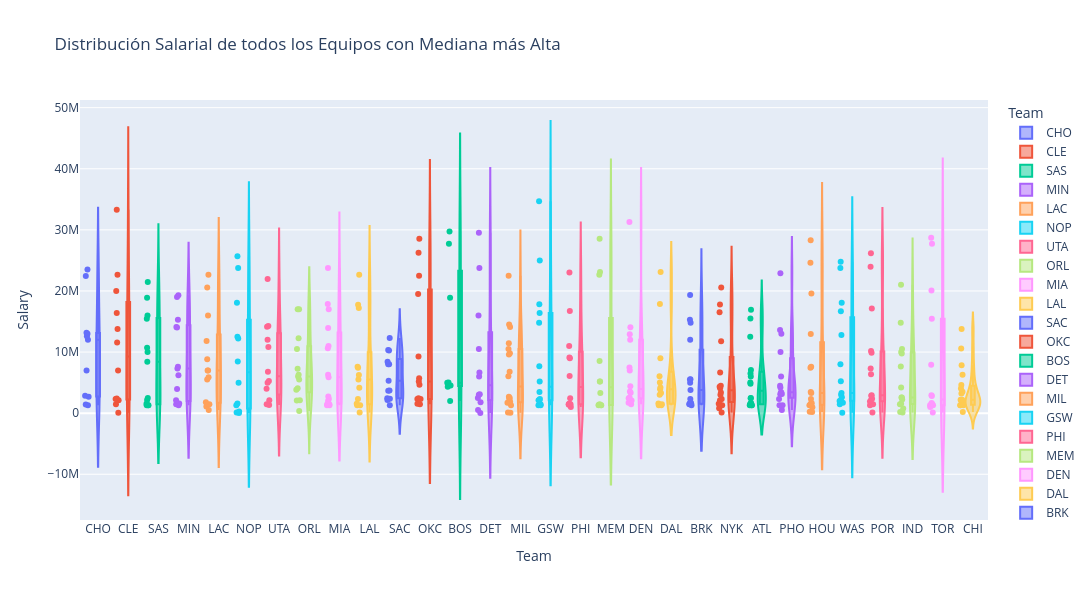

Here is the notebook cell this chart was saved with:
### Code cell
top_teams = df_clean.groupby('Team')['Salary'].median().sort_values(ascending=False).index
df_top_teams = df_clean[df_clean['Team'].isin(top_teams)]

fig_team = px.violin(df_top_teams, x='Team', y='Salary', color='Team',
                     box=True, # Dibuja el boxplot dentro del violín
                     points="all",
                     hover_data=['Player'],
                     category_orders={'Team': list(top_teams)}, # Ordenar por mediana
                     title='Distribución Salarial de todos los Equipos con Mediana más Alta')
fig_team.update_layout(width=2000, height=600)
fig_team.show()

### Figure 1 — Plotly figure (JSON) as saved in the notebook; plotly's stock layout.template omitted (floating-point values rounded to 4 significant figures)
{"data": [{"alignmentgroup": "True", "box": {"visible": true}, "customdata": [["Michael Kidd-Gilchrist"], ["Kemba Walker"], ["Nicolas Batum"], ["Marvin Williams"], ["Frank Kaminsky"], ["Dwight Howard"], ["Willy Hernangomez"], ["Cody Zeller"], ["Jeremy Lamb"], ["Michael Carter-Williams"], ["Treveon Graham"]], "hovertemplate": "Team=%{x}<br>Salary=%{y}<br>Player=%{customdata[0]}<extra></extra>", "legendgroup": "CHO", "marker": {"color": "#636efa"}, "name": "CHO", "offsetgroup": "CHO", "orientation": "v", "points": "all", "scalegroup": "True", "showlegend": true, "type": "violin", "x": ["CHO", "CHO", "CHO", "CHO", "CHO", "CHO", "CHO", "CHO", "CHO", "CHO", "CHO"], "x0": " ", "xaxis": "x", "y": [13000000.0, 12000000.0, 22430000.0, 13170000.0, 2848000.0, 23500000.0, 1436000.0, 12580000.0, 7000000.0, 2700000.0, 1313000.0], "y0": " ", "yaxis": "y"}, {"alignmentgroup": "True", "box": {"visible": true}, "customdata": [["Jordan Clarkson"], ["Tristan Thompson"], ["LeBron James"], ["Jeff Green"], ["Kyle Korver"], ["Larry Nance"], ["Kevin Love"], ["Rodney Hood"], ["George Hill"], ["Jose Calderon"], ["J.R. Smith"], ["Marcus Thornton"]], "hovertemplate": "Team=%{x}<br>Salary=%{y}<br>Player=%{customdata[0]}<extra></extra>", "legendgroup": "CLE", "marker": {"color": "#EF553B"}, "name": "CLE", "offsetgroup": "CLE", "orientation": "v", "points": "all", "scalegroup": "True", "showlegend": true, "type": "violin", "x": ["CLE", "CLE", "CLE", "CLE", "CLE", "CLE", "CLE", "CLE", "CLE", "CLE", "CLE", "CLE"], "x0": " ", "xaxis": "x", "y": [11560000.0, 16400000.0, 33290000.0, 2117000.0, 7000000.0, 1471000.0, 22640000.0, 2387000.0, 20000000.0, 2329000.0, 13760000.0, 46080.0], "y0": " ", "yaxis": "y"}, {"alignmentgroup": "True", "box": {"visible": true}, "customdata": [["Patty Mills"], ["Kawhi Leonard"], ["LaMarcus Aldridge"], ["Kyle Anderson"], ["Joffrey Lauvergne"], ["Manu Ginobili"], ["Danny Green"], ["Davis Bertans"], ["Pau Gasol"], ["Tony Parker"], ["Dejounte Murray"], ["Bryn Forbes"], ["Rudy Gay"]], "hovertemplate": "Team=%{x}<br>Salary=%{y}<br>Player=%{customdata[0]}<extra></extra>", "legendgroup": "SAS", "marker": {"color": "#00cc96"}, "name": "SAS", "offsetgroup": "SAS", "orientation": "v", "points": "all", "scalegroup": "True", "showlegend": true, "type": "violin", "x": ["SAS", "SAS", "SAS", "SAS", "SAS", "SAS", "SAS", "SAS", "SAS", "SAS", "SAS", "SAS", "SAS"], "x0": " ", "xaxis": "x", "y": [10710000.0, 18870000.0, 21460000.0, 2152000.0, 1524000.0, 2500000.0, 10000000.0, 1313000.0, 16000000.0, 15450000.0, 1313000.0, 1313000.0, 8406000.0], "y0": " ", "yaxis": "y"}, {"alignmentgroup": "True", "box": {"visible": true}, "customdata": [["Gorgui Dieng"], ["Andrew Wiggins"], ["Jamal Crawford"], ["Karl-Anthony Towns"], ["Jeff Teague"], ["Taj Gibson"], ["Shabazz Muhammad"], ["Jimmy Butler"], ["Aaron Brooks"], ["Nemanja Bjelica"], ["Cole Aldrich"], ["Tyus Jones"], ["Marcus Georges-Hunt"]], "hovertemplate": "Team=%{x}<br>Salary=%{y}<br>Player=%{customdata[0]}<extra></extra>", "legendgroup": "MIN", "marker": {"color": "#ab63fa"}, "name": "MIN", "offsetgroup": "MIN", "orientation": "v", "points": "all", "scalegroup": "True", "showlegend": true, "type": "violin", "x": ["MIN", "MIN", "MIN", "MIN", "MIN", "MIN", "MIN", "MIN", "MIN", "MIN", "MIN", "MIN", "MIN"], "x0": " ", "xaxis": "x", "y": [14110000.0, 7574000.0, 15270000.0, 6217000.0, 19000000.0, 14000000.0, 1577000.0, 19300000.0, 2117000.0, 3950000.0, 7300000.0, 1471000.0, 1313000.0], "y0": " ", "yaxis": "y"}, {"alignmentgroup": "True", "box": {"visible": true}, "customdata": [["Tobias Harris"], ["DeAndre Jordan"], ["Lou Williams"], ["Sam Dekker"], ["Austin Rivers"], ["Wesley Johnson"], ["Patrick Beverley"], ["Danilo Gallinari"], ["Montrezl Harrell"], ["Avery Bradley"], ["Boban Marjanovic"], ["Paul Pierce"], ["Jordan Farmar"]], "hovertemplate": "Team=%{x}<br>Salary=%{y}<br>Player=%{customdata[0]}<extra></extra>", "legendgroup": "LAC", "marker": {"color": "#FFA15A"}, "name": "LAC", "offsetgroup": "LAC", "orientation": "v", "points": "all", "scalegroup": "True", "showlegend": true, "type": "violin", "x": ["LAC", "LAC", "LAC", "LAC", "LAC", "LAC", "LAC", "LAC", "LAC", "LAC", "LAC", "LAC", "LAC"], "x0": " ", "xaxis": "x", "y": [16000000.0, 22640000.0, 7000000.0, 1795000.0, 11820000.0, 5881000.0, 5514000.0, 20560000.0, 1471000.0, 8809000.0, 7000000.0, 1096000.0, 510900.0], "y0": " ", "yaxis": "y"}, {"alignmentgroup": "True", "box": {"visible": true}, "customdata": [["Solomon Hill"], ["Ian Clark"], ["Anthony Davis"], ["E'Twaun Moore"], ["DeMarcus Cousins"], ["Nikola Mirotic"], ["Jrue Holiday"], ["Alexis Ajinca"], ["Jordan Crawford"], ["Cheick Diallo"], ["Quinn Cook"], ["Axel Toupane"]], "hovertemplate": "Team=%{x}<br>Salary=%{y}<br>Player=%{customdata[0]}<extra></extra>", "legendgroup": "NOP", "marker": {"color": "#19d3f3"}, "name": "NOP", "offsetgroup": "NOP", "orientation": "v", "points": "all", "scalegroup": "True", "showlegend": true, "type": "violin", "x": ["NOP", "NOP", "NOP", "NOP", "NOP", "NOP", "NOP", "NOP", "NOP", "NOP", "NOP", "NOP"], "x0": " ", "xaxis": "x", "y": [12240000.0, 1577000.0, 23780000.0, 8445000.0, 18060000.0, 12500000.0, 25690000.0, 4962000.0, 250000.0, 1313000.0, 125000.0, 25000.0], "y0": " ", "yaxis": "y"}, {"alignmentgroup": "True", "box": {"visible": true}, "customdata": [["Joe Ingles"], ["Rudy Gobert"], ["Jonas Jerebko"], ["Ricky Rubio"], ["Jae Crowder"], ["Dante Exum"], ["Derrick Rose"], ["Thabo Sefolosha"], ["Derrick Favors"], ["Alec Burks"], ["Raul Neto"], ["Joel Bolomboy"]], "hovertemplate": "Team=%{x}<br>Salary=%{y}<br>Player=%{customdata[0]}<extra></extra>", "legendgroup": "UTA", "marker": {"color": "#FF6692"}, "name": "UTA", "offsetgroup": "UTA", "orientation": "v", "points": "all", "scalegroup": "True", "showlegend": true, "type": "violin", "x": ["UTA", "UTA", "UTA", "UTA", "UTA", "UTA", "UTA", "UTA", "UTA", "UTA", "UTA", "UTA"], "x0": " ", "xaxis": "x", "y": [14140000.0, 21970000.0, 4000000.0, 14280000.0, 6796000.0, 4992000.0, 2117000.0, 5250000.0, 12000000.0, 10850000.0, 1471000.0, 1335000.0], "y0": " ", "yaxis": "y"}, {"alignmentgroup": "True", "box": {"visible": true}, "customdata": [["Marreese Speights"], ["Bismack Biyombo"], ["Aaron Gordon"], ["Jonathon Simmons"], ["Terrence Ross"], ["D.J. Augustin"], ["Nikola Vucevic"], ["Evan Fournier"], ["Mario Hezonja"], ["C.J. Watson"], ["Arron Afflalo"], ["Shelvin Mack"], ["Rashad Vaughn"]], "hovertemplate": "Team=%{x}<br>Salary=%{y}<br>Player=%{customdata[0]}<extra></extra>", "legendgroup": "ORL", "marker": {"color": "#B6E880"}, "name": "ORL", "offsetgroup": "ORL", "orientation": "v", "points": "all", "scalegroup": "True", "showlegend": true, "type": "violin", "x": ["ORL", "ORL", "ORL", "ORL", "ORL", "ORL", "ORL", "ORL", "ORL", "ORL", "ORL", "ORL", "ORL"], "x0": " ", "xaxis": "x", "y": [2117000.0, 17000000.0, 5504000.0, 6300000.0, 10500000.0, 7250000.0, 12250000.0, 17000000.0, 4078000.0, 333300.0, 3829000.0, 6000000.0, 2055000.0], "y0": " ", "yaxis": "y"}, {"alignmentgroup": "True", "box": {"visible": true}, "customdata": [["Rodney McGruder"], ["Hassan Whiteside"], ["James Johnson"], ["Kelly Olynyk"], ["Goran Dragic"], ["Tyler Johnson"], ["Luke Babbitt"], ["Wayne Ellington"], ["Dwyane Wade"], ["Josh Richardson"], ["Dion Waiters"], ["Jordan Mickey"], ["A.J. Hammons"], ["Justise Winslow"], ["Udonis Haslem"]], "hovertemplate": "Team=%{x}<br>Salary=%{y}<br>Player=%{customdata[0]}<extra></extra>", "legendgroup": "MIA", "marker": {"color": "#FF97FF"}, "name": "MIA", "offsetgroup": "MIA", "orientation": "v", "points": "all", "scalegroup": "True", "showlegend": true, "type": "violin", "x": ["MIA", "MIA", "MIA", "MIA", "MIA", "MIA", "MIA", "MIA", "MIA", "MIA", "MIA", "MIA", "MIA", "MIA", "MIA"], "x0": " ", "xaxis": "x", "y": [1313000.0, 23780000.0, 13950000.0, 10610000.0, 17000000.0, 5881000.0, 1974000.0, 6270000.0, 17880000.0, 1471000.0, 11000000.0, 1471000.0, 1313000.0, 2705000.0, 2329000.0], "y0": " ", "yaxis": "y"}, {"alignmentgroup": "True", "box": {"visible": true}, "customdata": [["Corey Brewer"], ["Brandon Ingram"], ["Kentavious Caldwell-Pope"], ["Isaiah Thomas"], ["Brook Lopez"], ["Channing Frye"], ["Julius Randle"], ["Luol Deng"], ["Tyler Ennis"], ["Derrick Williams"], ["Ivica Zubac"], ["Andrew Bogut"], ["Stephen Zimmerman"]], "hovertemplate": "Team=%{x}<br>Salary=%{y}<br>Player=%{customdata[0]}<extra></extra>", "legendgroup": "LAL", "marker": {"color": "#FECB52"}, "name": "LAL", "offsetgroup": "LAL", "orientation": "v", "points": "all", "scalegroup": "True", "showlegend": true, "type": "violin", "x": ["LAL", "LAL", "LAL", "LAL", "LAL", "LAL", "LAL", "LAL", "LAL", "LAL", "LAL", "LAL", "LAL"], "x0": " ", "xaxis": "x", "y": [7579000.0, 5519000.0, 17750000.0, 6261000.0, 22640000.0, 7421000.0, 4149000.0, 17190000.0, 1524000.0, 104100.0, 1313000.0, 2329000.0, 1313000.0], "y0": " ", "yaxis": "y"}, {"alignmentgroup": "True", "box": {"visible": true}, "customdata": [["Buddy Hield"], ["Joe Johnson"], ["Iman Shumpert"], ["Willie Cauley-Stein"], ["Matt Barnes"], ["Zach Randolph"], ["Vince Carter"], ["Kosta Koufos"], ["Anthony Tolliver"], ["Garrett Temple"], ["Skal Labissiere"], ["Georgios Papagiannis"], ["Bruno Caboclo"]], "hovertemplate": "Team=%{x}<br>Salary=%{y}<br>Player=%{customdata[0]}<extra></extra>", "legendgroup": "SAC", "marker": {"color": "#636efa"}, "name": "SAC", "offsetgroup": "SAC", "orientation": "v", "points": "all", "scalegroup": "True", "showlegend": true, "type": "violin", "x": ["SAC", "SAC", "SAC", "SAC", "SAC", "SAC", "SAC", "SAC", "SAC", "SAC", "SAC", "SAC", "SAC"], "x0": " ", "xaxis": "x", "y": [3675000.0, 10250000.0, 10340000.0, 3704000.0, 2134000.0, 12310000.0, 8000000.0, 8393000.0, 5290000.0, 8000000.0, 1313000.0, 2376000.0, 2451000.0], "y0": " ", "yaxis": "y"}, {"alignmentgroup": "True", "box": {"visible": true}, "customdata": [["Russell Westbrook"], ["Steven Adams"], ["Jerami Grant"], ["Raymond Felton"], ["Andre Roberson"], ["Paul George"], ["Carmelo Anthony"], ["Alex Abrines"], ["Patrick Patterson"], ["Kyle Singler"], ["Nick Collison"], ["Ronnie Price"], ["Josh Huestis"]], "hovertemplate": "Team=%{x}<br>Salary=%{y}<br>Player=%{customdata[0]}<extra></extra>", "legendgroup": "OKC", "marker": {"color": "#EF553B"}, "name": "OKC", "offsetgroup": "OKC", "orientation": "v", "points": "all", "scalegroup": "True", "showlegend": true, "type": "violin", "x": ["OKC", "OKC", "OKC", "OKC", "OKC", "OKC", "OKC", "OKC", "OKC", "OKC", "OKC", "OKC", "OKC"], "x0": " ", "xaxis": "x", "y": [28530000.0, 22470000.0, 1524000.0, 2329000.0, 9259000.0, 19510000.0, 26240000.0, 5725000.0, 5192000.0, 4666000.0, 2329000.0, 2442000.0, 1471000.0], "y0": " ", "yaxis": "y"}, {"alignmentgroup": "True", "box": {"visible": true}, "customdata": [["Marcus Smart"], ["Marcus Morris"], ["Jaylen Brown"], ["Aron Baynes"], ["Terry Rozier"], ["Gordon Hayward"], ["Kyrie Irving"], ["Al Horford"]], "hovertemplate": "Team=%{x}<br>Salary=%{y}<br>Player=%{customdata[0]}<extra></extra>", "legendgroup": "BOS", "marker": {"color": "#00cc96"}, "name": "BOS", "offsetgroup": "BOS", "orientation": "v", "points": "all", "scalegroup": "True", "showlegend": true, "type": "violin", "x": ["BOS", "BOS", "BOS", "BOS", "BOS", "BOS", "BOS", "BOS"], "x0": " ", "xaxis": "x", "y": [4538000.0, 5000000.0, 4956000.0, 4328000.0, 1989000.0, 29730000.0, 18870000.0, 27730000.0], "y0": " ", "yaxis": "y"}, {"alignmentgroup": "True", "box": {"visible": true}, "customdata": [["Andre Drummond"], ["Ish Smith"], ["Stanley Johnson"], ["Jon Leuer"], ["Langston Galloway"], ["James Ennis"], ["Blake Griffin"], ["Reggie Jackson"], ["Beno Udrih"], ["Reggie Bullock"], ["Henry Ellenson"], ["Michael Gbinije"]], "hovertemplate": "Team=%{x}<br>Salary=%{y}<br>Player=%{customdata[0]}<extra></extra>", "legendgroup": "DET", "marker": {"color": "#ab63fa"}, "name": "DET", "offsetgroup": "DET", "orientation": "v", "points": "all", "scalegroup": "True", "showlegend": true, "type": "violin", "x": ["DET", "DET", "DET", "DET", "DET", "DET", "DET", "DET", "DET", "DET", "DET", "DET"], "x0": " ", "xaxis": "x", "y": [23780000.0, 6000000.0, 3098000.0, 10500000.0, 6667000.0, 3028000.0, 29510000.0, 16000000.0, 25000.0, 2500000.0, 1781000.0, 500000.0], "y0": " ", "yaxis": "y"}, {"alignmentgroup": "True", "box": {"visible": true}, "customdata": [["Brandon Jennings"], ["Tony Snell"], ["Giannis Antetokounmpo"], ["Matthew Dellavedova"], ["Malcolm Brogdon"], ["Jason Terry"], ["Sean Kilpatrick"], ["Mirza Teletovic"], ["Eric Bledsoe"], ["DeAndre Liggins"], ["John Henson"], ["Thon Maker"], ["Spencer Hawes"], ["Tyler Zeller"], ["Jabari Parker"], ["Khris Middleton"], ["Gary Payton"], ["Larry Sanders"]], "hovertemplate": "Team=%{x}<br>Salary=%{y}<br>Player=%{customdata[0]}<extra></extra>", "legendgroup": "MIL", "marker": {"color": "#FFA15A"}, "name": "MIL", "offsetgroup": "MIL", "orientation": "v", "points": "all", "scalegroup": "True", "showlegend": true, "type": "violin", "x": ["MIL", "MIL", "MIL", "MIL", "MIL", "MIL", "MIL", "MIL", "MIL", "MIL", "MIL", "MIL", "MIL", "MIL", "MIL", "MIL", "MIL", "MIL"], "x0": " ", "xaxis": "x", "y": [119000.0, 9821000.0, 22470000.0, 9608000.0, 1313000.0, 2329000.0, 2486000.0, 10500000.0, 14500000.0, 1776000.0, 11420000.0, 2684000.0, 6021000.0, 1710000.0, 6782000.0, 14100000.0, 50000.0, 1866000.0], "y0": " ", "yaxis": "y"}, {"alignmentgroup": "True", "box": {"visible": true}, "customdata": [["Stephen Curry"], ["Klay Thompson"], ["JaVale McGee"], ["Draymond Green"], ["Shaun Livingston"], ["Andre Iguodala"], ["Patrick McCaw"], ["Zaza Pachulia"], ["David West"], ["Kevin Durant"], ["Nick Young"], ["Kevon Looney"], ["Omri Casspi"], ["Damian Jones"]], "hovertemplate": "Team=%{x}<br>Salary=%{y}<br>Player=%{customdata[0]}<extra></extra>", "legendgroup": "GSW", "marker": {"color": "#19d3f3"}, "name": "GSW", "offsetgroup": "GSW", "orientation": "v", "points": "all", "scalegroup": "True", "showlegend": true, "type": "violin", "x": ["GSW", "GSW", "GSW", "GSW", "GSW", "GSW", "GSW", "GSW", "GSW", "GSW", "GSW", "GSW", "GSW", "GSW"], "x0": " ", "xaxis": "x", "y": [34680000.0, 17830000.0, 2117000.0, 16400000.0, 7692000.0, 14810000.0, 1313000.0, 3478000.0, 2329000.0, 25000000.0, 5192000.0, 1471000.0, 2106000.0, 1313000.0], "y0": " ", "yaxis": "y"}, {"alignmentgroup": "True", "box": {"visible": true}, "customdata": [["T.J. McConnell"], ["Dario Saric"], ["Amir Johnson"], ["J.J. Redick"], ["Justin Anderson"], ["Gerald Henderson"], ["Trevor Booker"], ["Timothe Luwawu-Cabarrot"], ["Robert Covington"], ["Richaun Holmes"], ["Joel Embiid"], ["Jerryd Bayless"]], "hovertemplate": "Team=%{x}<br>Salary=%{y}<br>Player=%{customdata[0]}<extra></extra>", "legendgroup": "PHI", "marker": {"color": "#FF6692"}, "name": "PHI", "offsetgroup": "PHI", "orientation": "v", "points": "all", "scalegroup": "True", "showlegend": true, "type": "violin", "x": ["PHI", "PHI", "PHI", "PHI", "PHI", "PHI", "PHI", "PHI", "PHI", "PHI", "PHI", "PHI"], "x0": " ", "xaxis": "x", "y": [1471000.0, 2423000.0, 11000000.0, 23000000.0, 1579000.0, 1000000.0, 9125000.0, 1387000.0, 16700000.0, 1471000.0, 6100000.0, 9000000.0], "y0": " ", "yaxis": "y"}, {"alignmentgroup": "True", "box": {"visible": true}, "customdata": [["JaMychal Green"], ["Marc Gasol"], ["Andrew Harrison"], ["Mike Conley"], ["Ben McLemore"], ["Jarell Martin"], ["Tyreke Evans"], ["Deyonta Davis"], ["Chandler Parsons"], ["Brandan Wright"], ["Wayne Selden"], ["Brice Johnson"]], "hovertemplate": "Team=%{x}<br>Salary=%{y}<br>Player=%{customdata[0]}<extra></extra>", "legendgroup": "MEM", "marker": {"color": "#B6E880"}, "name": "MEM", "offsetgroup": "MEM", "orientation": "v", "points": "all", "scalegroup": "True", "showlegend": true, "type": "violin", "x": ["MEM", "MEM", "MEM", "MEM", "MEM", "MEM", "MEM", "MEM", "MEM", "MEM", "MEM", "MEM"], "x0": " ", "xaxis": "x", "y": [8533000.0, 22640000.0, 1313000.0, 28530000.0, 5200000.0, 1471000.0, 3290000.0, 1313000.0, 23110000.0, 5180000.0, 1313000.0, 1331000.0], "y0": " ", "yaxis": "y"}, {"alignmentgroup": "True", "box": {"visible": true}, "customdata": [["Jamal Murray"], ["Mason Plumlee"], ["Jameer Nelson"], ["Nikola Jokic"], ["Wilson Chandler"], ["Trey Lyles"], ["Paul Millsap"], ["Devin Harris"], ["Juan Hernangomez"], ["Kenneth Faried"], ["Will Barton"], ["Gary Harris"], ["Darrell Arthur"], ["Malik Beasley"]], "hovertemplate": "Team=%{x}<br>Salary=%{y}<br>Player=%{customdata[0]}<extra></extra>", "legendgroup": "DEN", "marker": {"color": "#FF97FF"}, "name": "DEN", "offsetgroup": "DEN", "orientation": "v", "points": "all", "scalegroup": "True", "showlegend": true, "type": "violin", "x": ["DEN", "DEN", "DEN", "DEN", "DEN", "DEN", "DEN", "DEN", "DEN", "DEN", "DEN", "DEN", "DEN", "DEN"], "x0": " ", "xaxis": "x", "y": [3355000.0, 14040000.0, 6999000.0, 1471000.0, 12020000.0, 2441000.0, 31270000.0, 4403000.0, 2077000.0, 12920000.0, 3533000.0, 2550000.0, 7465000.0, 1701000.0], "y0": " ", "yaxis": "y"}, {"alignmentgroup": "True", "box": {"visible": true}, "customdata": [["Dorian Finney-Smith"], ["Harrison Barnes"], ["Dwight Powell"], ["Wesley Matthews"], ["Salah Mejri"], ["Seth Curry"], ["Doug McDermott"], ["Dirk Nowitzki"], ["Nerlens Noel"], ["Jeff Withey"], ["Yogi Ferrell"], ["J.J. Barea"], ["Josh McRoberts"]], "hovertemplate": "Team=%{x}<br>Salary=%{y}<br>Player=%{customdata[0]}<extra></extra>", "legendgroup": "DAL", "marker": {"color": "#FECB52"}, "name": "DAL", "offsetgroup": "DAL", "orientation": "v", "points": "all", "scalegroup": "True", "showlegend": true, "type": "violin", "x": ["DAL", "DAL", "DAL", "DAL", "DAL", "DAL", "DAL", "DAL", "DAL", "DAL", "DAL", "DAL", "DAL"], "x0": " ", "xaxis": "x", "y": [1313000.0, 23110000.0, 9003000.0, 17880000.0, 1471000.0, 3028000.0, 3295000.0, 5000000.0, 4188000.0, 1577000.0, 1313000.0, 3904000.0, 6021000.0], "y0": " ", "yaxis": "y"}, {"alignmentgroup": "True", "box": {"visible": true}, "customdata": [["Nik Stauskas"], ["Allen Crabbe"], ["Rondae Hollis-Jefferson"], ["Isaiah Whitehead"], ["DeMarre Carroll"], ["Dante Cunningham"], ["Deron Williams"], ["D'Angelo Russell"], ["Spencer Dinwiddie"], ["Caris LeVert"], ["Timofey Mozgov"], ["Joe Harris"], ["Jahlil Okafor"], ["Quincy Acy"], ["Jeremy Lin"]], "hovertemplate": "Team=%{x}<br>Salary=%{y}<br>Player=%{customdata[0]}<extra></extra>", "legendgroup": "BRK", "marker": {"color": "#636efa"}, "name": "BRK", "offsetgroup": "BRK", "orientation": "v", "points": "all", "scalegroup": "True", "showlegend": true, "type": "violin", "x": ["BRK", "BRK", "BRK", "BRK", "BRK", "BRK", "BRK", "BRK", "BRK", "BRK", "BRK", "BRK", "BRK", "BRK", "BRK"], "x0": " ", "xaxis": "x", "y": [3807000.0, 19330000.0, 1471000.0, 1313000.0, 14800000.0, 2300000.0, 5500000.0, 5562000.0, 1524000.0, 1632000.0, 15280000.0, 1524000.0, 4995000.0, 1710000.0, 12000000.0], "y0": " ", "yaxis": "y"}, {"alignmentgroup": "True", "box": {"visible": true}, "customdata": [["Kyle O'Quinn"], ["Tim Hardaway"], ["Courtney Lee"], ["Enes Kanter"], ["Mindaugas Kuzminskas"], ["Kristaps Porzingis"], ["Trey Burke"], ["Michael Beasley"], ["Emmanuel Mudiay"], ["Ron Baker"], ["Joakim Noah"], ["Lance Thomas"], ["Chasson Randle"], ["Marshall Plumlee"], ["Johnny O'Bryant"], ["Jarrett Jack"]], "hovertemplate": "Team=%{x}<br>Salary=%{y}<br>Player=%{customdata[0]}<extra></extra>", "legendgroup": "NYK", "marker": {"color": "#EF553B"}, "name": "NYK", "offsetgroup": "NYK", "orientation": "v", "points": "all", "scalegroup": "True", "showlegend": true, "type": "violin", "x": ["NYK", "NYK", "NYK", "NYK", "NYK", "NYK", "NYK", "NYK", "NYK", "NYK", "NYK", "NYK", "NYK", "NYK", "NYK", "NYK"], "x0": " ", "xaxis": "x", "y": [4088000.0, 16500000.0, 11750000.0, 20570000.0, 3025000.0, 4504000.0, 784200.0, 2117000.0, 3381000.0, 4328000.0, 17760000.0, 6655000.0, 1313000.0, 100000.0, 1524000.0, 2329000.0], "y0": " ", "yaxis": "y"}, {"alignmentgroup": "True", "box": {"visible": true}, "customdata": [["Ersan Ilyasova"], ["Richard Jefferson"], ["Dennis Schroder"], ["Dewayne Dedmon"], ["Marco Belinelli"], ["Kent Bazemore"], ["Malcolm Delaney"], ["Mike Muscala"], ["Taurean Waller-Prince"], ["Nicolas Brussino"], ["Mike Dunleavy"], ["Miles Plumlee"], ["DeAndre' Bembry"], ["Okaro White"], ["Diamond Stone"], ["Isaiah Taylor"]], "hovertemplate": "Team=%{x}<br>Salary=%{y}<br>Player=%{customdata[0]}<extra></extra>", "legendgroup": "ATL", "marker": {"color": "#00cc96"}, "name": "ATL", "offsetgroup": "ATL", "orientation": "v", "points": "all", "scalegroup": "True", "showlegend": true, "type": "violin", "x": ["ATL", "ATL", "ATL", "ATL", "ATL", "ATL", "ATL", "ATL", "ATL", "ATL", "ATL", "ATL", "ATL", "ATL", "ATL", "ATL"], "x0": " ", "xaxis": "x", "y": [6502000.0, 4829000.0, 15500000.0, 6000000.0, 7082000.0, 16910000.0, 2500000.0, 5000000.0, 2423000.0, 1313000.0, 1662000.0, 12500000.0, 1567000.0, 1313000.0, 1363000.0, 1313000.0], "y0": " ", "yaxis": "y"}, {"alignmentgroup": "True", "box": {"visible": true}, "customdata": [["Elfrid Payton"], ["Marquese Chriss"], ["Greg Monroe"], ["Devin Booker"], ["Alex Len"], ["Troy Daniels"], ["Leandro Barbosa"], ["T.J. Warren"], ["Jared Dudley"], ["Tyler Ulis"], ["Brandon Knight"], ["Tyson Chandler"], ["Alan Williams"], ["Dragan Bender"], ["Derrick Jones"]], "hovertemplate": "Team=%{x}<br>Salary=%{y}<br>Player=%{customdata[0]}<extra></extra>", "legendgroup": "PHO", "marker": {"color": "#ab63fa"}, "name": "PHO", "offsetgroup": "PHO", "orientation": "v", "points": "all", "scalegroup": "True", "showlegend": true, "type": "violin", "x": ["PHO", "PHO", "PHO", "PHO", "PHO", "PHO", "PHO", "PHO", "PHO", "PHO", "PHO", "PHO", "PHO", "PHO", "PHO"], "x0": " ", "xaxis": "x", "y": [3332000.0, 3074000.0, 22880000.0, 2319000.0, 4188000.0, 3409000.0, 500000.0, 3153000.0, 10000000.0, 1313000.0, 13620000.0, 13000000.0, 6000000.0, 4469000.0, 1313000.0], "y0": " ", "yaxis": "y"}, {"alignmentgroup": "True", "box": {"visible": true}, "customdata": [["P.J. Tucker"], ["James Harden"], ["Trevor Ariza"], ["Eric Gordon"], ["Ryan Anderson"], ["Nene Hilario"], ["Tarik Black"], ["Clint Capela"], ["Chris Paul"], ["Gerald Green"], ["Troy Williams"], ["Bobby Brown"], ["Briante Weber"], ["Demetrius Jackson"], ["Chinanu Onuaku"]], "hovertemplate": "Team=%{x}<br>Salary=%{y}<br>Player=%{customdata[0]}<extra></extra>", "legendgroup": "HOU", "marker": {"color": "#FFA15A"}, "name": "HOU", "offsetgroup": "HOU", "orientation": "v", "points": "all", "scalegroup": "True", "showlegend": true, "type": "violin", "x": ["HOU", "HOU", "HOU", "HOU", "HOU", "HOU", "HOU", "HOU", "HOU", "HOU", "HOU", "HOU", "HOU", "HOU", "HOU"], "x0": " ", "xaxis": "x", "y": [7590000.0, 28300000.0, 7421000.0, 12940000.0, 19580000.0, 3478000.0, 3290000.0, 2335000.0, 24600000.0, 947200.0, 1620000.0, 1524000.0, 183100.0, 217000.0, 1313000.0], "y0": " ", "yaxis": "y"}, {"alignmentgroup": "True", "box": {"visible": true}, "customdata": [["Marcin Gortat"], ["Otto Porter"], ["Kelly Oubre"], ["John Wall"], ["Bradley Beal"], ["Markieff Morris"], ["Jason Smith"], ["Tim Frazier"], ["Tomas Satoransky"], ["Ramon Sessions"], ["Jodie Meeks"], ["Ian Mahinmi"], ["Daniel Ochefu"], ["Mike Scott"], ["Chris McCullough"]], "hovertemplate": "Team=%{x}<br>Salary=%{y}<br>Player=%{customdata[0]}<extra></extra>", "legendgroup": "WAS", "marker": {"color": "#19d3f3"}, "name": "WAS", "offsetgroup": "WAS", "orientation": "v", "points": "all", "scalegroup": "True", "showlegend": true, "type": "violin", "x": ["WAS", "WAS", "WAS", "WAS", "WAS", "WAS", "WAS", "WAS", "WAS", "WAS", "WAS", "WAS", "WAS", "WAS", "WAS"], "x0": " ", "xaxis": "x", "y": [12780000.0, 24770000.0, 2093000.0, 18060000.0, 23780000.0, 8000000.0, 5225000.0, 2000000.0, 3000000.0, 2592000.0, 3290000.0, 16660000.0, 50000.0, 1710000.0, 1471000.0], "y0": " ", "yaxis": "y"}, {"alignmentgroup": "True", "box": {"visible": true}, "customdata": [["C.J. McCollum"], ["Maurice Harkless"], ["Damian Lillard"], ["Meyers Leonard"], ["Evan Turner"], ["Jusuf Nurkic"], ["Al-Farouq Aminu"], ["Shabazz Napier"], ["Brandon Rush"], ["Ed Davis"], ["Pat Connaughton"], ["Andrew Nicholson"], ["Jake Layman"], ["Wade Baldwin"], ["Anderson Varejao"]], "hovertemplate": "Team=%{x}<br>Salary=%{y}<br>Player=%{customdata[0]}<extra></extra>", "legendgroup": "POR", "marker": {"color": "#FF6692"}, "name": "POR", "offsetgroup": "POR", "orientation": "v", "points": "all", "scalegroup": "True", "showlegend": true, "type": "violin", "x": ["POR", "POR", "POR", "POR", "POR", "POR", "POR", "POR", "POR", "POR", "POR", "POR", "POR", "POR", "POR"], "x0": " ", "xaxis": "x", "y": [23960000.0, 10160000.0, 26150000.0, 9904000.0, 17130000.0, 2947000.0, 7319000.0, 2361000.0, 119600.0, 6353000.0, 1471000.0, 2844000.0, 1313000.0, 2097000.0, 1913000.0], "y0": " ", "yaxis": "y"}, {"alignmentgroup": "True", "box": {"visible": true}, "customdata": [["Bojan Bogdanovic"], ["Domantas Sabonis"], ["Myles Turner"], ["Cory Joseph"], ["Monta Ellis"], ["Thaddeus Young"], ["Glenn Robinson"], ["Darren Collison"], ["Victor Oladipo"], ["Al Jefferson"], ["Joe Young"], ["Rakeem Christmas"], ["Georges Niang"], ["Lance Stephenson"], ["Alex Poythress"]], "hovertemplate": "Team=%{x}<br>Salary=%{y}<br>Player=%{customdata[0]}<extra></extra>", "legendgroup": "IND", "marker": {"color": "#B6E880"}, "name": "IND", "offsetgroup": "IND", "orientation": "v", "points": "all", "scalegroup": "True", "showlegend": true, "type": "violin", "x": ["IND", "IND", "IND", "IND", "IND", "IND", "IND", "IND", "IND", "IND", "IND", "IND", "IND", "IND", "IND"], "x0": " ", "xaxis": "x", "y": [10500000.0, 2550000.0, 2570000.0, 7630000.0, 2245000.0, 14800000.0, 1524000.0, 10000000.0, 21000000.0, 9770000.0, 1471000.0, 172600.0, 100000.0, 4180000.0, 778700.0], "y0": " ", "yaxis": "y"}, {"alignmentgroup": "True", "box": {"visible": true}, "customdata": [["Jonas Valanciunas"], ["Serge Ibaka"], ["C.J. Miles"], ["Norman Powell"], ["DeMar DeRozan"], ["Justin Hamilton"], ["Kyle Lowry"], ["Lucas Nogueira"], ["Pascal Siakam"], ["Jakob Poeltl"], ["K.J. McDaniels"], ["Fred VanVleet"], ["Delon Wright"], ["Malachi Richardson"]], "hovertemplate": "Team=%{x}<br>Salary=%{y}<br>Player=%{customdata[0]}<extra></extra>", "legendgroup": "TOR", "marker": {"color": "#FF97FF"}, "name": "TOR", "offsetgroup": "TOR", "orientation": "v", "points": "all", "scalegroup": "True", "showlegend": true, "type": "violin", "x": ["TOR", "TOR", "TOR", "TOR", "TOR", "TOR", "TOR", "TOR", "TOR", "TOR", "TOR", "TOR", "TOR", "TOR"], "x0": " ", "xaxis": "x", "y": [15460000.0, 20060000.0, 7937000.0, 1471000.0, 27740000.0, 1000000.0, 28700000.0, 2947000.0, 1313000.0, 2826000.0, 100000.0, 1313000.0, 1645000.0, 1505000.0], "y0": " ", "yaxis": "y"}, {"alignmentgroup": "True", "box": {"visible": true}, "customdata": [["Justin Holiday"], ["Robin Lopez"], ["Kris Dunn"], ["Noah Vonleh"], ["Willie Reed"], ["Tony Allen"], ["Rajon Rondo"], ["Cristiano Felicio"], ["Bobby Portis"], ["Jerian Grant"], ["Denzel Valentine"], ["Zach LaVine"], ["Paul Zipser"], ["Kay Felder"], ["Isaiah Canaan"], ["Omer Asik"], ["Cameron Payne"], ["David Nwaba"], ["Jarell Eddie"]], "hovertemplate": "Team=%{x}<br>Salary=%{y}<br>Player=%{customdata[0]}<extra></extra>", "legendgroup": "CHI", "marker": {"color": "#FECB52"}, "name": "CHI", "offsetgroup": "CHI", "orientation": "v", "points": "all", "scalegroup": "True", "showlegend": true, "type": "violin", "x": ["CHI", "CHI", "CHI", "CHI", "CHI", "CHI", "CHI", "CHI", "CHI", "CHI", "CHI", "CHI", "CHI", "CHI", "CHI", "CHI", "CHI", "CHI", "CHI"], "x0": " ", "xaxis": "x", "y": [4615000.0, 13790000.0, 4047000.0, 3505000.0, 1577000.0, 2117000.0, 6300000.0, 7844000.0, 1516000.0, 1714000.0, 2186000.0, 3202000.0, 1313000.0, 1313000.0, 1323000.0, 10600000.0, 2203000.0, 1313000.0, 183500.0], "y0": " ", "yaxis": "y"}], "layout": {"height": 600, "legend": {"title": {"text": "Team"}, "tracegroupgap": 0}, "title": {"text": "Distribución Salarial de todos los Equipos con Mediana más Alta"}, "violinmode": "overlay", "width": 2000, "xaxis": {"anchor": "y", "categoryarray": ["CHO", "CLE", "SAS", "MIN", "LAC", "NOP", "UTA", "ORL", "MIA", "LAL", "SAC", "OKC", "BOS", "DET", "MIL", "GSW", "PHI", "MEM", "DEN", "DAL", "BRK", "NYK", "ATL", "PHO", "HOU", "WAS", "POR", "IND", "TOR", "CHI"], "categoryorder": "array", "domain": [0, 1], "title": {"text": "Team"}}, "yaxis": {"anchor": "x", "domain": [0, 1], "title": {"text": "Salary"}}}}
